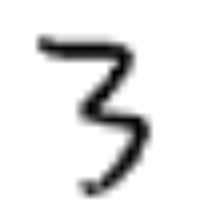
#> input picture data/3_handwritten.png, 212 x 212 px
$ jupyter execute --allow-errors Ch1.ipynb   (shell and % lines are left out)   (Python 2 division)
#> lines starting #> are read from the running program, lines starting #| are printed output that depends on the picture
# Chapter 1 Arrays and Strings

from Gayle Laakmann McDowell's "Cracking the Coding Interview", 6th ed.

Ron Wu

## 1.1 check if a string has all unique char

[cell 1]
def isUnique(words):
#> called with words = 'apple'
    if len(words) < 1:
        print 'The string is not valid!'
        return False

    charDic = {}
    words = words.lower()
    for w in words:
        if w != ' ':
            if w in charDic:
                print '\'' + words + '\' is not unique'
                return False
            charDic[w] = 1

    print '\'' + words + '\' is unique'
    return True


isUnique('apple')

## 1.2 check if one string is a permutation of the other

[cell 2]
def isPermuted(words, words2):
#> called with words = 'eat', words2 = 'tea'
    if len(words) < 1 or len(words2) < 1:
        print 'One of the strings is not valid!'
        return False

    charDic = {}
    words = words.lower()
    for w in words:
        if w != ' ':
            if w in charDic:
                charDic[w] += 1
            else:
                charDic[w] = 1
        words = words.lower()

    words2 = words2.lower()
    for w in words2:
        if w != ' ':
            if w in charDic:
                charDic[w] -= 1
            else:
                print '\'' + words2 + '\' is not a permutation of \'' + words + '\''
                return False

    print '\'' + words2 + '\' is a permutation of \'' + words + '\''
    return True

isPermuted('eat', 'tea')

## 1.3 convert spaces in a string to url %20

[cell 3]
def stringReplace(words, takeOut, rep):
#> called with words = 'Mr & Mrs  Smith', takeOut = ' ', rep = '%20'
    if len(words) < 1 or len(takeOut) != 1:
        print 'Input is not valid!'
        return

    result = []
    for w in words:
        if w != takeOut:
            result.append(w)
        else:
            if result[-1] != rep:
                result.append(rep)

    return ''.join(result)

stringReplace('Mr & Mrs  Smith', ' ', '%20')

## 1.4 check if one is a permutation of a palindrome word

[cell 4]
def isPalindrome(words):
#> called with words = 'Tact Coa'
    if len(words) < 1:
        print 'Input is not valid!'
        return

    charDic = {}
    words = words.lower()

    for w in words:
        if w != ' ':
            if w in charDic:
                charDic[w] += 1
            else:
                charDic[w] = 1

    tolerance = 1
    for (k,n) in charDic.items():
        if n % 2 == 1:
            if tolerance == 0:
                print '\'' + words + '\' is not a palindrome permutation'
                return False
            tolerance -= 1

    print '\'' + words + '\' is a palindrome permutation'
    return True

isPalindrome('Tact Coa')

## 1.5 check if a sting is one edit away from the other

[cell 5]
def isOneAway(words, words2):
#> called with words = 'ple', words2 = 'bale'
    if len(words) < 1 or len(words2) < 1:
        print 'One of the strings is not valid!'
        return False

    if (len(words) - len(words2)) not in [0,-1,1]:
        print 'they are not one away'
        return False

    tolerance = 1
    if len(words) == len(words2):
        for w, v in zip(words, words2):
            if w != v:
                if tolerance == 0:
                    print 'they are not one away'
                    return False
                tolerance -= 1

    elif len(words) < len(words2):
         # one could use split here, but it is not optimal
        i = 0
        for j in range(len(words2)):

            if words[i] != words2[j]:
                if tolerance == 0:
                    print 'they are not one away'
                    return False
                tolerance -= 1
                i -= 1
            i += 1

    else:
        j = 0
        for i in range(len(words)):

            if words[i] != words2[j]:
                if tolerance == 0:
                    print 'they are not one away'
                    return False
                tolerance -= 1
                j -= 1
            j += 1

    print 'they are one edit away'
    return True

isOneAway('ple', 'bale')

## 1.6 string compression

[cell 6]
def stringCompress(words):
#> called with words = 'mississippi'
    if len(words) < 1:
        print 'Invalid input'
        return False

    if len(words) == 1:
        return words + '1'

    words = words.lower()
    preChar = words[0]
    resultChar = [preChar]
    resultCount = [1]

    for w in words[1:]:
        if w == ' ':
            continue

        if w == preChar:
            resultCount[-1] += 1
        else:
            preChar = w
            resultChar.append(w)
            resultCount.append(1)

    return ''.join([v + str(w) for v,w in zip(resultChar, resultCount)])

stringCompress('mississippi')

## 1.7 rotate image $90^o$

[cell 7]
import numpy as np
import matplotlib.pyplot as plt
from PIL import Image

fname = 'data/3_handwritten.png'
image = Image.open(fname).convert("L")
imageMatrix = np.asarray(image)
plt.imshow(imageMatrix, cmap='Greys_r')
plt.show()

[cell 8]
def rotateImage(pic):
    (u, v) = pic.shape
#> u = 212; v = 212

    if u != v:
        print 'invalid input'
        return

    for i in range(u/2):
        for j in range(u/2):
            e = pic[i,j]
            pic[i,j] = pic[u-j-1,i]
            pic[u-j-1,i] = pic[u-i-1,u-j-1]
            pic[u-i-1,u-j-1] = pic[j,u-i-1]
            pic[j,u-i-1]  = e
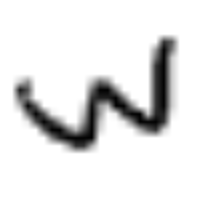
#> pic: shape (212, 212); min 1, max 255, mean 230.5

[cell 9]
import numpy as np
mat = np.copy(imageMatrix)
rotateImage(mat)
plt.imshow(mat, cmap='Greys_r')
plt.show()

## 1.8 set its row and col to 0 if an entry is 0

[cell 10]
def setRowColZero(mat):
    (u,v) = mat.shape
    if u < 1 or v < 1:
        print 'invalid input'
        return

    deleteCol = set()
    deleteRow = set()
    for i in range(u):
        for j in range(v):
            if mat[i,j] == 0:
                deleteCol.add(j)
                deleteRow.add(i)

    for c in deleteCol:
        for i in range(u):
            mat[i,c] = 0

    for r in deleteRow:
        for j in range(v):
            mat[r,j] = 0

import numpy as np
mat = np.matrix([[0,1,2],[3,4,5],[0,6,7]])
print 'Input:'
#> (the rest of this cell did not finish here and is left out)

## 1.9 check if string2 is a rotation of string1 by using isSubstring

[cell 11]
def isSubstring (s1, s2):
    return s2 in s1

def isRotation(s1, s2):
#> called with s1 = 'waterbottle', s2 = 'bottlewater'
    if len(s1) != len(s2):
        print 'they are not rotation'
        return False

    for i in range(len(s2)):
        if isSubstring(s1, s2[i:]+s2[:i]):
            print 'they are rotations'
            return True

    print 'they are not rotations'
    return False
    '''
    The solution is more elegant with one call
    '''
    if isSubstring(s1+s1, s2):
        print 'they are rotations'
        return True
    else:
        print 'they are not rotation'
        return False

isRotation('waterbottle','bottlewater')


$ run again, with data/modelDiag.png copied over data/3_handwritten.png
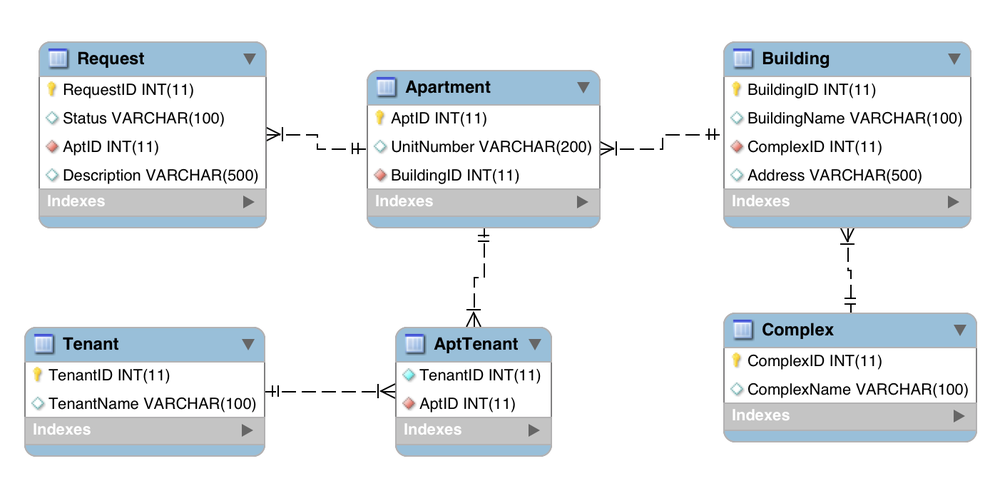
#> input picture data/modelDiag.png, 1000 x 481 px, shrunk from 1402 x 674 before the run
#> `image = Image.open(fname).convert("L")`:
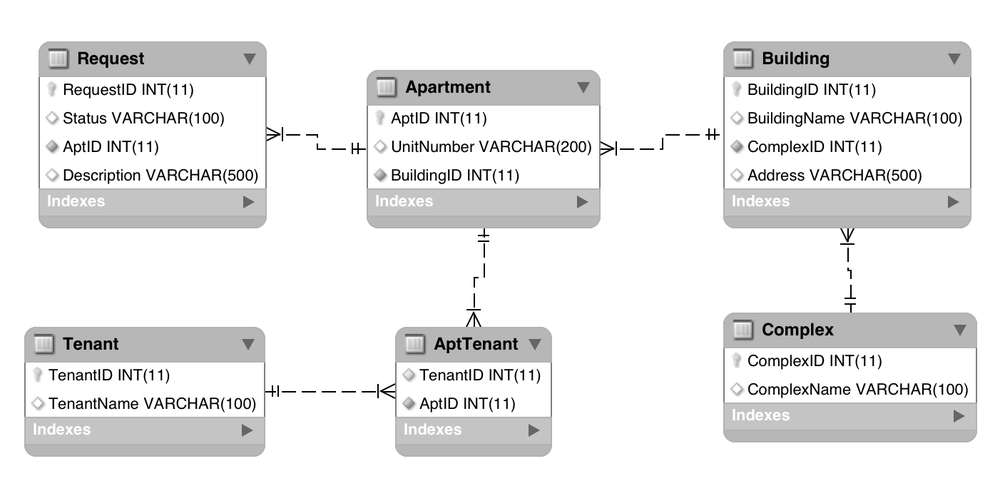
#> image: PIL image 1000x481 L; min 0, max 255, mean 233.3

$ run again, with data/modelDiag_gradingSystem.png copied over data/3_handwritten.png
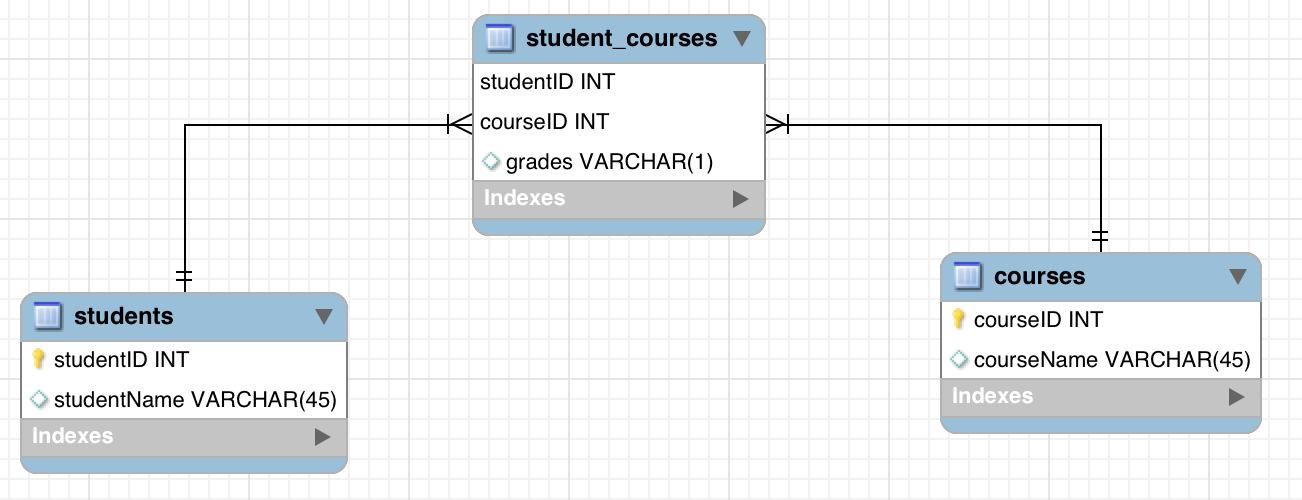
#> input picture data/modelDiag_gradingSystem.png, 1302 x 500 px
#> `image = Image.open(fname).convert("L")`:
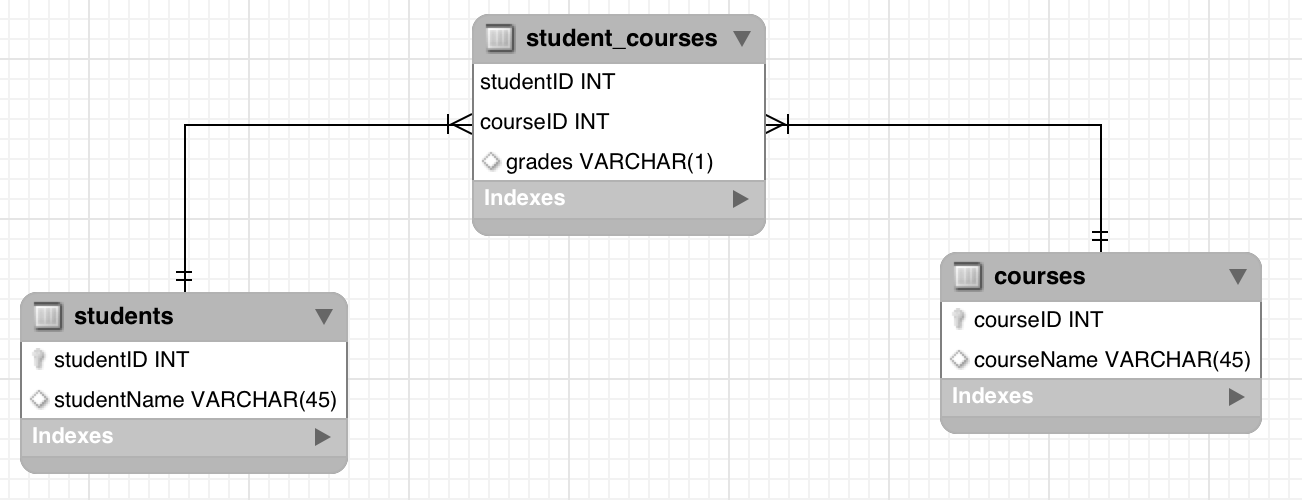
#> image: PIL image 1302x500 L; min 0, max 255, mean 238.2

$ run again, with data/modelDiag_profession.png copied over data/3_handwritten.png
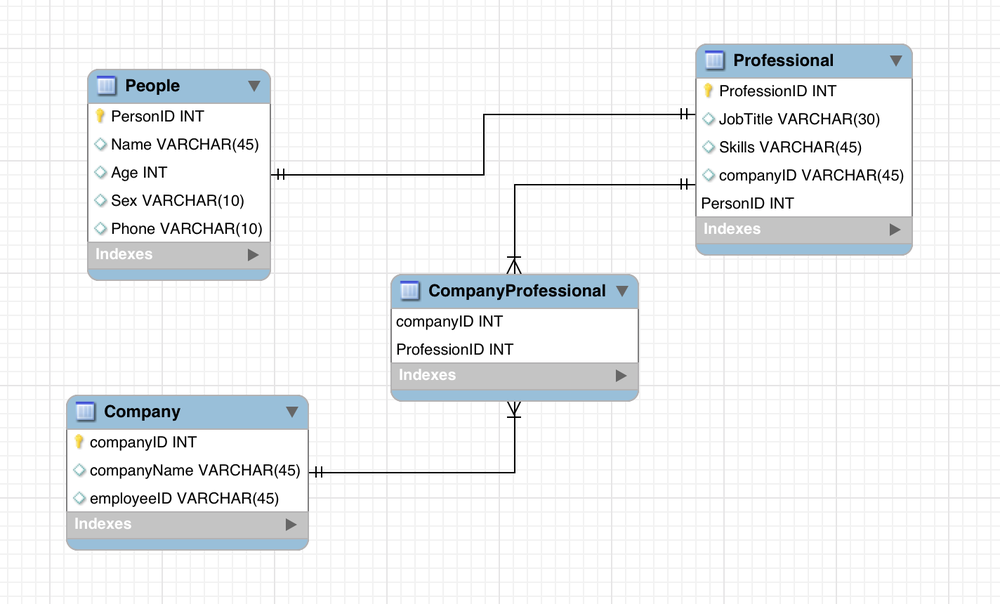
#> input picture data/modelDiag_profession.png, 1000 x 604 px, shrunk from 1424 x 860 before the run
#> `image = Image.open(fname).convert("L")`:
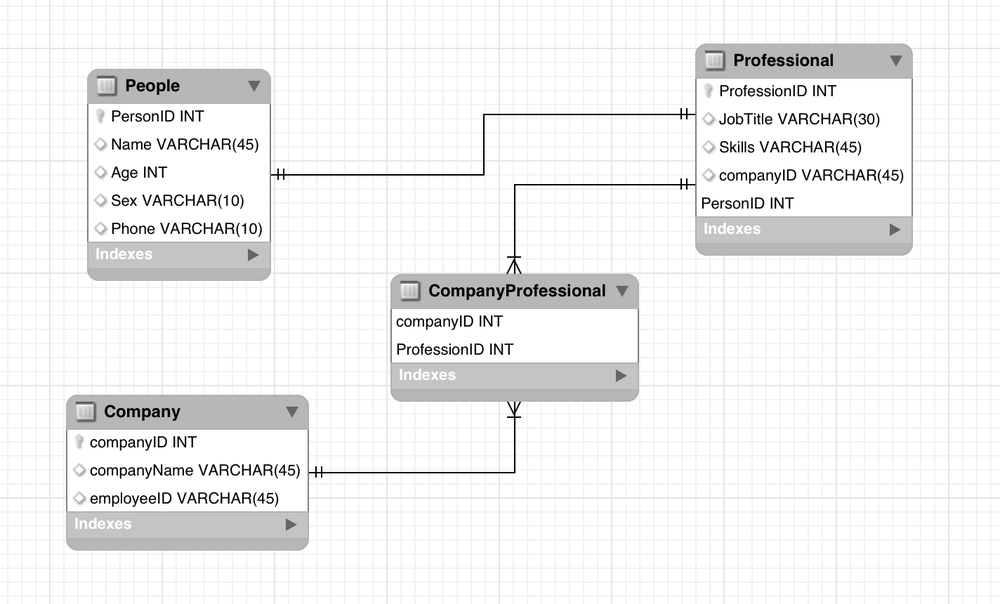
#> image: PIL image 1000x604 L; min 0, max 255, mean 240.5
